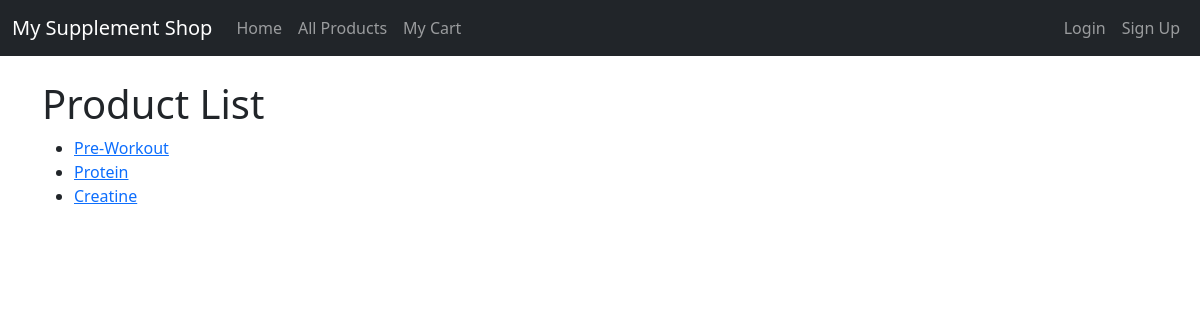
Page /product_list/ on the committed database.
### catalog/models.py (models this page shows, shortened)
class Product(models.Model):
    name = models.CharField(max_length=200, help_text='Enter a product name')
    brand = models.CharField(max_length=100, default=' ')
    price = models.IntegerField()
    def get_absolute_url(self):
        return reverse('product_detail', args=[str(self.id)])

### catalog/views.py (the view)
# urls.py: path('product_list/', views.ProductListView.as_view(), name='product_list'),
class ProductListView(generic.ListView):
    model = Product

### catalog/templates/catalog/product_list.html
{% extends "catalog/base.html" %}
{% block content %}
    <h1>Product List</h1>
    {% if product_list %}
        <ul>
            {% for product in product_list %}
                <li>
                    <a href="{{ product.get_absolute_url }}">{{ product.name }}</a>
                </li>
            {% endfor %}
        </ul>
        {% else %}
        <p>There are no products available.</p>
    {% endif %}
{% endblock %}

### rows in the picture
Product: name "Pre-Workout"
Product: name "Protein"
Product: name "Creatine"
